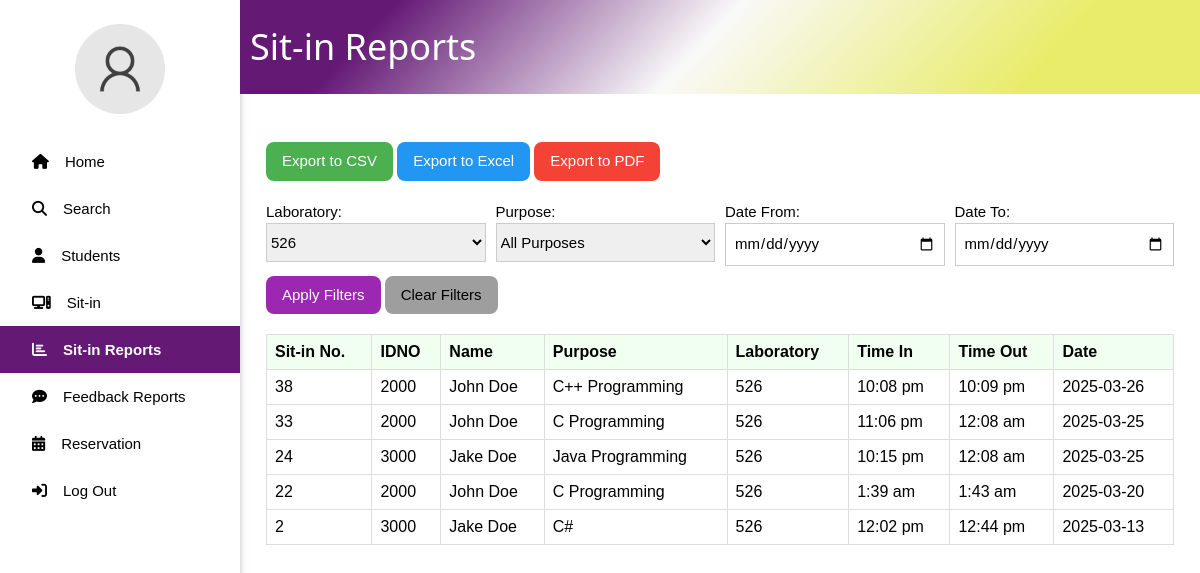
The app's page /SitinReports.php?laboratory=526 (signed in), older data.
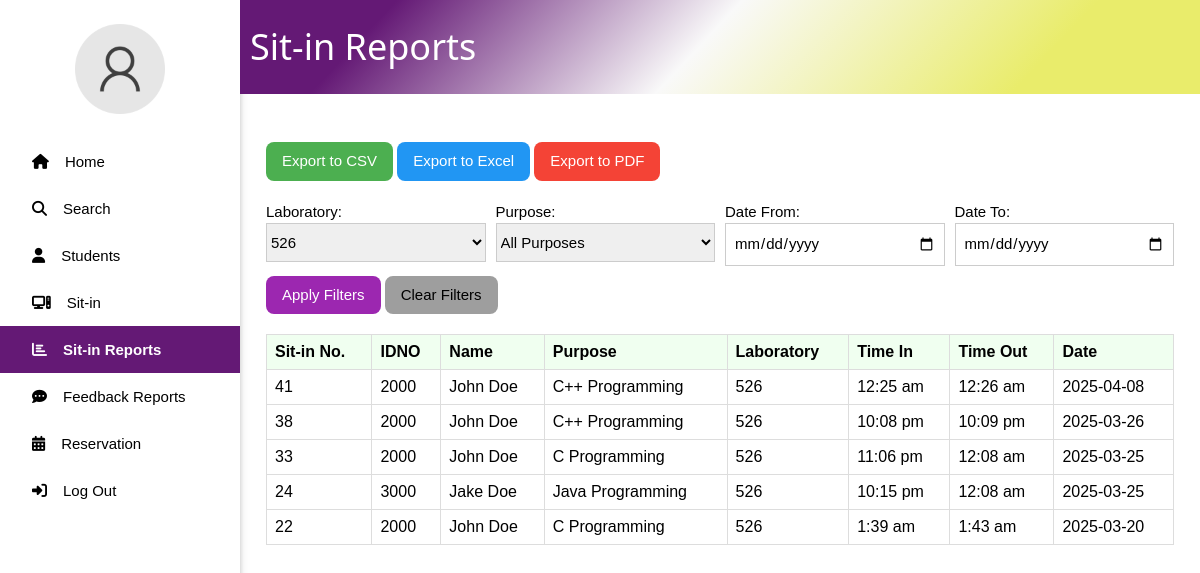
The same page, newer data.
### tables this page shows
CREATE TABLE `sitin_records` (
  `ID` int(11) NOT NULL,
  `IDNO` int(11) NOT NULL,
  `PURPOSE` varchar(255) NOT NULL,
  `LABORATORY` varchar(255) NOT NULL,
  `TIME_IN` datetime NOT NULL DEFAULT current_timestamp(),
  `TIME_OUT` datetime DEFAULT NULL
);

CREATE TABLE `user` (
  `ID` int(11) NOT NULL,
  `IDNO` int(11) NOT NULL,
  `LASTNAME` varchar(30) NOT NULL,
  `FIRSTNAME` varchar(30) NOT NULL,
  `MIDDLENAME` varchar(30) DEFAULT NULL,
  `COURSE` varchar(30) NOT NULL,
  `YEAR_LEVEL` int(11) NOT NULL,
  `USERNAME` varchar(30) NOT NULL,
  `PASSWORD` varchar(255) NOT NULL,
  `PROFILE_PIC` varchar(255) NOT NULL DEFAULT 'images/default_pic.png',
  `SESSION_COUNT` int(11) DEFAULT 30
);

### SitinReports.php (the view, shortened to what the changed rows need)
<?php
include 'connect.php';
$laboratory_filter = isset($_GET['laboratory']) ? $_GET['laboratory'] : '';
$sql_sitins = "SELECT sr.ID, u.IDNO, CONCAT(u.FIRSTNAME, ' ', u.LASTNAME) AS Name, sr.PURPOSE, sr.LABORATORY, sr.TIME_IN, sr.TIME_OUT
               FROM sitin_records sr
               JOIN user u ON sr.IDNO = u.IDNO
               WHERE 1=1";
if (!empty($laboratory_filter)) {
    $sql_sitins .= " AND sr.LABORATORY = ?";
}
$sql_sitins .= " ORDER BY sr.TIME_IN DESC";
$stmt_sitins = $conn->prepare($sql_sitins);
$types = '';
$params = [];
if (!empty($laboratory_filter)) {
    $types .= 's';
    $params[] = $laboratory_filter;
}
if (!empty($params)) {
    $stmt_sitins->bind_param($types, ...$params);
}
$stmt_sitins->execute();
$result_sitins = $stmt_sitins->get_result();
$sitin_records = [];
if ($result_sitins->num_rows > 0) {
    while ($row = $result_sitins->fetch_assoc()) {
        $sitin_records[] = $row;
    }
}
?>
<!DOCTYPE html>
<html lang="en">
<head>
    <link rel="stylesheet" href="w3.css">
    <link rel="stylesheet" href="side_nav.css">
</head>
<body>
    <div style="margin-left:20%; z-index: 1; position: relative;">
        <div class="title_page w3-container" style="display: flex; align-items: center;">
            <h1 style="margin-left: 10px; color: #ffff;">Sit-in Reports</h1>
        </div>
        <div class="w3-container" style="margin: 5% 10px;">
            <table class="sitin-table">
                <thead>
                    <tr>
                        <th>Sit-in No.</th>
                        <th>IDNO</th>
                        <th>Name</th>
                        <th>Purpose</th>
                        <th>Laboratory</th>
                        <th>Time In</th>
                        <th>Time Out</th>
                        <th>Date</th>
                    </tr>
                </thead>
                <tbody>
                    <?php if (count($sitin_records) > 0): ?>
                        <?php foreach ($sitin_records as $record): ?>
                            <tr>
                                <td><?php echo htmlspecialchars($record['ID']); ?></td>
                                <td><?php echo htmlspecialchars($record['IDNO']); ?></td>
                                <td><?php echo htmlspecialchars($record['Name']); ?></td>
                                <td><?php echo htmlspecialchars($record['PURPOSE']); ?></td>
                                <td><?php echo htmlspecialchars($record['LABORATORY']); ?></td>
                                <td><?php echo date("g:i a", strtotime($record['TIME_IN'])); ?></td>
                                <td><?php echo $record['TIME_OUT'] ? date("g:i a", strtotime($record['TIME_OUT'])) : 'Still Sitting-in'; ?></td>
                                <td><?php echo date("Y-m-d", strtotime($record['TIME_IN'])); ?></td>
                            </tr>
                        <?php endforeach; ?>
                    <?php else: ?>
                        <tr>
                            <td colspan="8">No sit-in records found.</td>
                        </tr>
                    <?php endif; ?>
                </tbody>
            </table>
        </div>
    </div>
</body>
</html>

Row changes from the older to the newer data that the page shows:
removed sitin_records: ID "2", IDNO.IDNO "3000", Name "Jake Doe", PURPOSE "C#", LABORATORY "526", TIME_IN "12:02 pm", TIME_OUT "12:44 pm", TIME_IN "2025-03-13"
added sitin_records: ID "41", IDNO.IDNO "2000", Name "John Doe", PURPOSE "C++ Programming", LABORATORY "526", TIME_IN "12:25 am", TIME_OUT "12:26 am", TIME_IN "2025-04-08"
